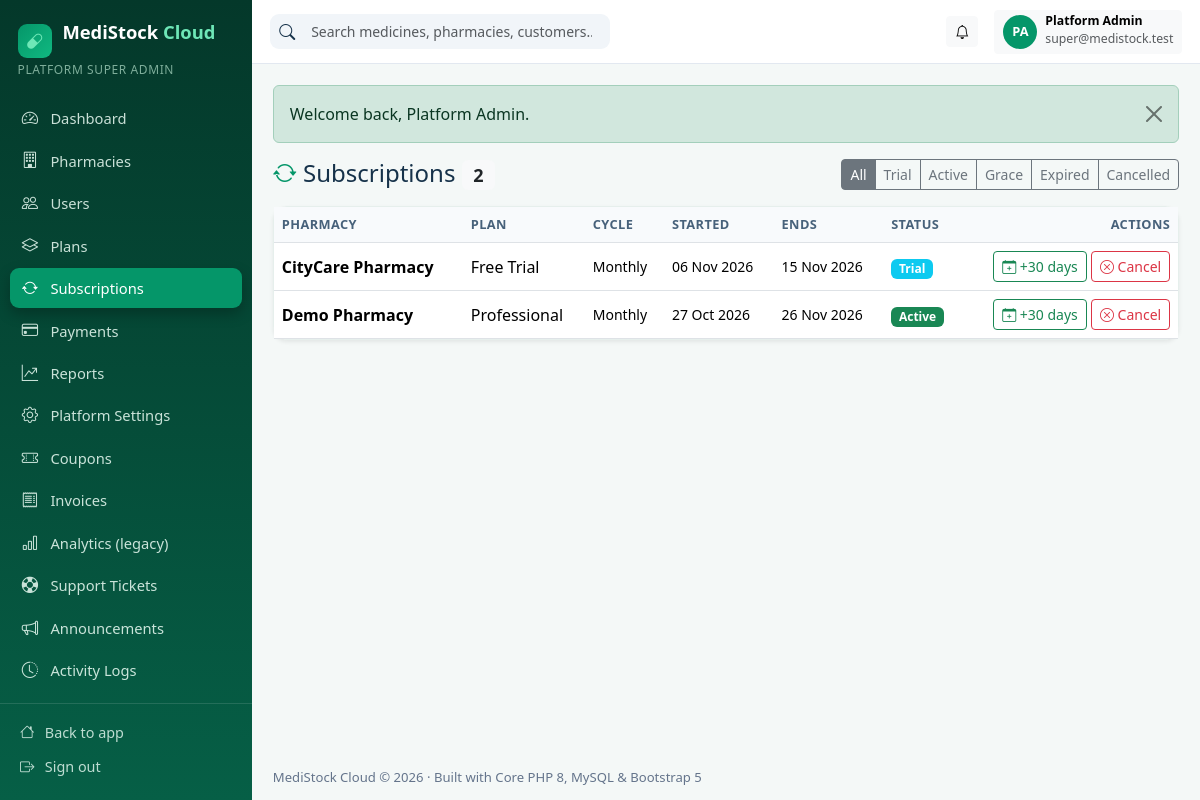
/super-admin/subscriptions.php (signed in), run on the app's committed database.
### tables this page shows
CREATE TABLE IF NOT EXISTS users (
    id                        INT UNSIGNED AUTO_INCREMENT PRIMARY KEY,
    tenant_id                 INT UNSIGNED NULL,           
    role_id                   INT UNSIGNED NOT NULL,
    name                      VARCHAR(120) NOT NULL,
    email                     VARCHAR(190) NOT NULL UNIQUE,
    password_hash             VARCHAR(255) NOT NULL,
    phone                     VARCHAR(40)  NULL,
    status                    ENUM('active','inactive','invited') NOT NULL DEFAULT 'active',
    email_verified_at         DATETIME NULL,
    email_verification_token  VARCHAR(100) NULL,
    invitation_token          VARCHAR(100) NULL,
    invited_at                DATETIME NULL,
    last_login_at             DATETIME NULL,
    created_at                TIMESTAMP NULL,
    updated_at                TIMESTAMP NULL,
    deleted_at                TIMESTAMP NULL,
    INDEX idx_users_tenant (tenant_id),
    CONSTRAINT fk_users_tenant FOREIGN KEY (tenant_id) REFERENCES tenants (id) ON DELETE CASCADE,
    CONSTRAINT fk_users_role   FOREIGN KEY (role_id)   REFERENCES roles (id)   ON DELETE RESTRICT
);

CREATE TABLE IF NOT EXISTS roles (
    id          INT UNSIGNED AUTO_INCREMENT PRIMARY KEY,
    `key`       VARCHAR(50)  NOT NULL UNIQUE,
    name        VARCHAR(100) NOT NULL,
    description VARCHAR(255) NULL,
    created_at  TIMESTAMP NULL,
    updated_at  TIMESTAMP NULL
);

CREATE TABLE IF NOT EXISTS subscriptions (
    id            INT UNSIGNED AUTO_INCREMENT PRIMARY KEY,
    tenant_id     INT UNSIGNED NOT NULL,
    plan_id       INT UNSIGNED NOT NULL,
    billing_cycle ENUM('monthly','yearly') NOT NULL DEFAULT 'monthly',
    status        ENUM('trial','pending','active','grace','expired','cancelled') NOT NULL DEFAULT 'trial',
    starts_at     DATETIME NULL,
    ends_at       DATETIME NULL,
    trial_ends_at DATETIME NULL,
    cancelled_at  DATETIME NULL,
    auto_renew    TINYINT(1) NOT NULL DEFAULT 1,
    created_at    TIMESTAMP NULL,
    updated_at    TIMESTAMP NULL,
    INDEX idx_subscriptions_tenant (tenant_id, status),
    CONSTRAINT fk_sub_tenant FOREIGN KEY (tenant_id) REFERENCES tenants (id) ON DELETE CASCADE,
    CONSTRAINT fk_sub_plan   FOREIGN KEY (plan_id)   REFERENCES subscription_plans (id) ON DELETE RESTRICT
);

CREATE TABLE IF NOT EXISTS tenants (
    id             INT UNSIGNED AUTO_INCREMENT PRIMARY KEY,
    name           VARCHAR(160) NOT NULL,
    slug           VARCHAR(180) NOT NULL UNIQUE,
    email          VARCHAR(190) NOT NULL,
    phone          VARCHAR(40)  NULL,
    license_number VARCHAR(80)  NULL,
    address        VARCHAR(255) NULL,
    city           VARCHAR(100) NULL,
    country        VARCHAR(100) NULL,
    logo_path      VARCHAR(255) NULL,
    status         ENUM('pending','active','suspended') NOT NULL DEFAULT 'active',
    trial_ends_at  DATETIME NULL,
    created_at     TIMESTAMP NULL,
    updated_at     TIMESTAMP NULL,
    deleted_at     TIMESTAMP NULL,
    INDEX idx_tenants_status (status)
);

CREATE TABLE IF NOT EXISTS subscription_plans (
    id                         INT UNSIGNED AUTO_INCREMENT PRIMARY KEY,
    `key`                      VARCHAR(50)  NOT NULL UNIQUE,
    name                       VARCHAR(100) NOT NULL,
    description                VARCHAR(255) NULL,
    monthly_price              DECIMAL(10,2) NOT NULL DEFAULT 0,
    yearly_price               DECIMAL(10,2) NOT NULL DEFAULT 0,
    max_branches               INT NOT NULL DEFAULT 0,    
    max_users                  INT NOT NULL DEFAULT 0,
    max_medicines              INT NOT NULL DEFAULT 0,
    max_storage_mb             INT NOT NULL DEFAULT 0,
    max_monthly_transactions   INT NOT NULL DEFAULT 0,
    features                   TEXT NULL,
    sort_order                 INT NOT NULL DEFAULT 0,
    is_active                  TINYINT(1) NOT NULL DEFAULT 1,
    created_at                 TIMESTAMP NULL,
    updated_at                 TIMESTAMP NULL,
    deleted_at                 TIMESTAMP NULL
);

### public/super-admin/subscriptions.php (the view, shortened to what the rows shown need)
<?php
require_role(['super_admin']);
$pdo = db();
$sql = 'SELECT s.*, t.name AS tenant_name, p.name AS plan_name FROM subscriptions s
          JOIN tenants t ON t.id = s.tenant_id JOIN subscription_plans p ON p.id = s.plan_id WHERE 1=1';
$params = [];
$sql .= ' ORDER BY s.id DESC LIMIT 150';
$stmt = $pdo->prepare($sql);
$stmt->execute($params);
$subs = $stmt->fetchAll();
admin_header('Subscriptions', 'super-admin/subscriptions.php');
?>
<div class="card shadow-sm"><div class="table-responsive"><table class="table table-hover align-middle mb-0">
  <thead><tr><th>Pharmacy</th><th>Plan</th><th>Cycle</th><th>Started</th><th>Ends</th><th>Status</th><th class="text-end">Actions</th></tr></thead>
  <tbody>
  <?php foreach ($subs as $s): ?>
    <tr>
      <td><strong><?= e($s['tenant_name']) ?></strong></td>
      <td><?= e($s['plan_name']) ?></td>
      <td class="small"><?= e(ucfirst($s['billing_cycle'])) ?></td>
      <td class="small"><?= $s['starts_at'] ? e(fmt_date($s['starts_at'])) : '—' ?></td>
      <td class="small"><?= $s['ends_at'] ? e(fmt_date($s['ends_at'])) : '—' ?></td>
      <td><?= status_badge($s['status']) ?></td>
      <td class="text-end text-nowrap">
        <?php if (in_array($s['status'], ['trial', 'active', 'grace', 'expired'], true)): ?>
          <form method="post" class="d-inline" data-confirm="Extend this subscription by 30 days and set it active?"><button class="btn btn-sm btn-outline-success"><i class="bi bi-calendar-plus"></i> +30 days</button></form>
        <?php endif; ?>
        <?php if (in_array($s['status'], ['trial', 'active', 'grace', 'pending'], true)): ?>
          <form method="post" class="d-inline" data-confirm="Cancel this subscription?"><button class="btn btn-sm btn-outline-danger"><i class="bi bi-x-circle"></i> Cancel</button></form>
        <?php endif; ?>
      </td>
    </tr>
  <?php endforeach; ?>
  </tbody>
</table></div></div>
<?php admin_footer(); ?>

### app/View.php (shortened to what the rows shown need)
<?php
function admin_menu(): array
{
    if (is_super_admin()) {
        return [
            ['super-admin/dashboard.php', 'bi-speedometer2', 'Dashboard', null],
            ['super-admin/pharmacies.php', 'bi-building', 'Pharmacies', null],
            ['super-admin/users.php', 'bi-people', 'Users', null],
            ['super-admin/plans.php', 'bi-layers', 'Plans', null],
            ['super-admin/subscriptions.php', 'bi-arrow-repeat', 'Subscriptions', null],
            ['super-admin/payments.php', 'bi-credit-card', 'Payments', null],
            ['super-admin/reports.php', 'bi-graph-up-arrow', 'Reports', null],
            ['super-admin/settings.php', 'bi-gear', 'Platform Settings', null],
            ['superadmin/coupons.php', 'bi-ticket-perforated', 'Coupons', null],
            ['superadmin/invoices.php', 'bi-receipt', 'Invoices', null],
            ['superadmin/analytics.php', 'bi-bar-chart', 'Analytics (legacy)', null],
            ['superadmin/tickets.php', 'bi-life-preserver', 'Support Tickets', null],
            ['superadmin/announcements.php', 'bi-megaphone', 'Announcements', null],
            ['superadmin/logs.php', 'bi-clock-history', 'Activity Logs', null],
        ];
    }
    $role = current_user()['role_key'] ?? '';
    $posHref = in_array($role, ['cashier', 'pharmacist'], true) ? 'cashier/pos.php' : 'admin/pos.php';
    $items = [
        ['admin/dashboard.php', 'bi-speedometer2', 'Overview', 'dashboard.view'],
        [$posHref, 'bi-upc-scan', 'Pharmacy POS', 'pos.access'],
        ['admin/sales.php', 'bi-cart-check', 'Sales', 'sales.view'],
        ['admin/returns.php', 'bi-arrow-counterclockwise', 'Sales Returns', 'sales.manage'],
        ['admin/medicines.php', 'bi-capsule', 'Medicines', 'medicines.view'],
        ['admin/categories.php', 'bi-tags', 'Categories', 'medicines.view'],
        ['admin/brands.php', 'bi-award', 'Brands', 'medicines.view'],
        ['admin/batches.php', 'bi-box-seam', 'Batches', 'stock.view'],
        ['admin/inventory.php', 'bi-boxes', 'Inventory', 'stock.view'],
        ['admin/adjustments.php', 'bi-sliders', 'Stock Adjustments', 'stock.adjust'],
        ['admin/movements.php', 'bi-arrow-repeat', 'Stock Movements', 'stock.view'],
        ['admin/transfers.php', 'bi-arrow-left-right', 'Branch Transfers', 'stock.view'],
        ['admin/expiry.php', 'bi-calendar-x', 'Expiry Management', 'stock.view'],
        ['admin/lowstock.php', 'bi-exclamation-triangle', 'Low Stock Alerts', 'stock.view'],
        ['admin/purchases.php', 'bi-bag-plus', 'Purchases', 'purchases.manage'],
        ['admin/purchase-orders.php', 'bi-clipboard2-check', 'Purchase Orders', 'purchases.manage'],
        ['admin/suppliers.php', 'bi-truck', 'Suppliers', 'suppliers.manage'],
        ['admin/supplier-payments.php', 'bi-cash-coin', 'Supplier Payments', 'purchases.manage'],
        ['admin/customers.php', 'bi-person-heart', 'Customers', 'customers.manage'],
        ['admin/prescriptions.php', 'bi-file-earmark-medical', 'Prescriptions', 'prescriptions.manage'],
        ['admin/expenses.php', 'bi-wallet2', 'Expenses', 'expenses.manage'],
        ['admin/staff.php', 'bi-people', 'Staff', 'staff.manage'],
        ['admin/branches.php', 'bi-diagram-3', 'Branches', 'branches.manage'],
        ['admin/reports.php', 'bi-graph-up', 'Reports & Analytics', 'reports.view'],
        ['admin/subscription.php', 'bi-stars', 'Subscription', 'billing.manage'],
        ['admin/settings.php', 'bi-gear', 'Settings', 'settings.manage'],
    ];
    $items = array_values(array_filter($items, static fn($i) => $i[3] === null || can($i[3])));
    $roleItems = match ($role) {
        'pharmacist' => [
            ['pharmacist/dashboard.php', 'bi-clipboard2-pulse', 'Pharmacist Home', null],
            ['pharmacist/prescriptions.php', 'bi-file-earmark-medical', 'My Prescriptions', null],
            ['pharmacist/medicines.php', 'bi-search-heart', 'Medicine Search', null],
            ['pharmacist/dispensing.php', 'bi-clipboard-check', 'Dispensing Records', null],
            ['pharmacist/sales.php', 'bi-receipt', 'Sales History', null],
        ],
        'cashier' => [
            ['cashier/dashboard.php', 'bi-cash-register', 'Cashier Home', null],
            ['cashier/sales.php', 'bi-receipt', 'My Sales', null],
        ],
        'inventory_manager' => [
            ['inventory/dashboard.php', 'bi-boxes', 'Inventory Home', null],
            ['inventory/receiving.php', 'bi-box-arrow-in-down', 'Stock Receiving', null],
            ['inventory/transfers.php', 'bi-arrow-left-right', 'Branch Transfers', null],
            ['inventory/purchase-orders.php', 'bi-clipboard2-check', 'Purchase Orders', null],
            ['inventory/alerts.php', 'bi-bell', 'Stock Alerts', null],
            ['inventory/suppliers.php', 'bi-truck', 'Suppliers', null],
        ],
        default => [],
    };
    return array_merge($roleItems, $items);
}
function admin_header(string $title, string $active = ''): void
{
    $u = current_user();
    ?>
<!DOCTYPE html>
<html lang="en">
<head>
<link href="https://cdn.jsdelivr.net/npm/bootstrap@5.3.3/dist/css/bootstrap.min.css" rel="stylesheet">
<link href="https://cdn.jsdelivr.net/npm/bootstrap-icons@1.11.3/font/bootstrap-icons.min.css" rel="stylesheet">
<link href="<?= asset('css/style.css') ?>" rel="stylesheet">
</head>
<body class="admin-body">
<div class="admin-wrapper">
  <aside class="admin-sidebar" id="adminSidebar">
    <div class="sidebar-brand"><span class="brand-badge"><i class="bi bi-capsule"></i></span> MediStock <span>Cloud</span></div>
    <div class="sidebar-role"><?= e(is_super_admin() ? 'Platform Super Admin' : ($u['role_name'] ?? '')) ?></div>
    <nav class="sidebar-nav">
      <?php foreach (admin_menu() as [$href, $icon, $label, $perm]): ?>
        <a href="<?= url($href) ?>" class="<?= $active === $href ? 'active' : '' ?>"><i class="bi <?= e($icon) ?>"></i> <span><?= e($label) ?></span></a>
      <?php endforeach; ?>
    </nav>
    <div class="sidebar-footer">
      <a href="<?= url(is_super_admin() ? 'index.php' : 'admin/index.php') ?>"><i class="bi bi-house"></i> <span>Back to app</span></a>
      <a href="<?= url('logout.php') ?>"><i class="bi bi-box-arrow-right"></i> <span>Sign out</span></a>
    </div>
  </aside>
  <div class="admin-main">
    <header class="admin-topbar">
      <div class="ms-auto d-flex align-items-center gap-3">
        <div class="dropdown">
          <button class="btn btn-sm btn-light d-flex align-items-center gap-2" data-bs-toggle="dropdown">
            <span class="d-none d-md-inline text-start"><strong class="d-block small lh-1"><?= e($u['name'] ?? '') ?></strong><small class="text-muted"><?= e($u['email'] ?? '') ?></small></span>
          </button>
        </div>
      </div>
    </header>
    <main class="admin-content">
<?php
}
function admin_footer(): void
{
    ?>
    </main>
  </div>
</div>
</body>
</html>
<?php
}

### app/helpers.php (shortened to what the rows shown need)
<?php
function e($value): string
{
    return htmlspecialchars((string)($value ?? ''), ENT_QUOTES, 'UTF-8');
}
function url(string $path = ''): string
{
    $app = $GLOBALS['app_config'] ?? ['url' => ''];
    return rtrim($app['url'], '/') . '/' . ltrim($path, '/');
}
function asset(string $path): string
{
    return url('assets/' . ltrim($path, '/'));
}
function fmt_date($value, string $format = 'd M Y'): string
{
    $ts = strtotime((string)$value);
    return $ts ? date($format, $ts) : '—';
}
function status_badge(?string $status): string
{
    $map = [
        'active' => 'success', 'verified' => 'success', 'paid' => 'success', 'completed' => 'success',
        'pending' => 'warning', 'trial' => 'info', 'grace' => 'warning', 'open' => 'info',
        'suspended' => 'danger', 'expired' => 'danger', 'failed' => 'danger', 'cancelled' => 'secondary',
        'refunded' => 'secondary', 'closed' => 'secondary', 'inactive' => 'secondary',
    ];
    $class = $map[$status ?? ''] ?? 'secondary';
    return '<span class="badge bg-' . $class . '">' . e(ucfirst((string)$status)) . '</span>';
}
function current_user(): ?array
{
    static $user = false;
    if ($user !== false) {
        return $user ?: null;
    }
    $stmt = db()->prepare(
        'SELECT u.*, r.key AS role_key, r.name AS role_name
           FROM users u JOIN roles r ON r.id = u.role_id
          WHERE u.id = ? AND u.deleted_at IS NULL LIMIT 1'
    );
    $stmt->execute([$_SESSION['user_id']]);
    $row = $stmt->fetch();
    $user = $row ?: null;
    return $user;
}
function is_super_admin(): bool
{
    $u = current_user();
    return $u !== null && $u['role_key'] === 'super_admin';
}
function require_login(): array
{
    $u = current_user();
    return $u;
}
function require_role(array $roles): array
{
    $u = require_login();
    return $u;
}

### data on the page
users: role.key "PLATFORM SUPER ADMIN", name "Platform Admin", email "super@medistock.test"
subscriptions: tenant.name "CityCare Pharmacy", plan.name "Free Trial", billing_cycle "Monthly", starts_at "06 Nov 2026", ends_at "15 Nov 2026", status "Trial"
subscriptions: tenant.name "Demo Pharmacy", plan.name "Professional", billing_cycle "Monthly", starts_at "27 Oct 2026", ends_at "26 Nov 2026", status "Active"

### other printed values
$label "Dashboard"
$label "Pharmacies"
$label "Users"
$label "Plans"
$label "Subscriptions"
$label "Payments"
$label "Reports"
$label "Platform Settings"
$label "Coupons"
$label "Invoices"
$label "Analytics (legacy)"
$label "Support Tickets"
$label "Announcements"
$label "Activity Logs"
substr($initials, 0, 2) "PA"
